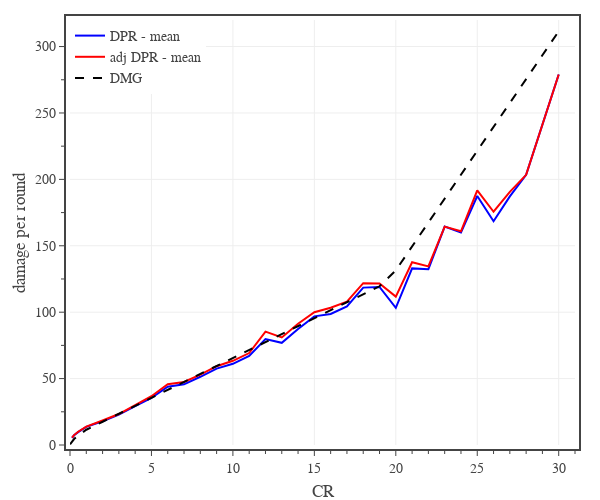

The notebook cell saved with this chart:
### Code cell
# Fig. 3a: plots monster DPR vs CR

# create figure
fig = go.Figure(
    layout=go.Layout(
        template=tfb.FIG_TEMPLATE,
        margin=dict(l=70, r=25, b=55, t=20, pad=4),
        xaxis=dict(
            title_text='CR',
            range=[0,31],
            tick0=0, dtick=5,
            minor=dict(tick0=0, dtick=1),
        ),
        yaxis=dict(
            title_text='damage per round',
            range=[0,320],
            tick0=0, dtick=50,
            minor=dict(tick0=0, dtick=25),
        ),
        legend=dict(
            xanchor='left', yanchor='top',
            x=0.00, y=1.00,
            orientation='v',
            tracegroupgap=0,
        )
    )
)

plot_confidence_interval(fig, df0, 0.0, 'CR', 'DPR', 'DPR', 'rgba(0, 0, 255, 1.0)', 'rgba(0, 0, 255, 0.3)')

plot_confidence_interval(fig, df0, 0.0, 'CR', 'adj DPR', 'adj DPR', 'rgba(255, 0, 0, 1.0)', 'rgba(255, 0, 0, 0.3)')

# plot reference line
fig.add_trace(go.Scatter(
    x=dfD.index, y=dfD['DPR Mean'],
    mode='lines', 
    name='DMG',
    line=dict(color='black', dash='dash'),
    hoverinfo='skip', 
))

# show figure
fig.update_layout(width=600, height=500)
fig.show(config=tfb.FIG_CONFIG)

# save figures
if SAVEFIGS:
    fig.update_layout(autosize=True, width=None, height=None)
    tfb.save_fig_html(fig, format='large', name='fig-dpr-vs-cr-large')
    tfb.save_fig_html(fig, format='small', name='fig-dpr-vs-cr-small')

### Figure 1 — Plotly figure (JSON) as saved in the notebook; plotly's stock layout.template omitted (floating-point values rounded to 4 significant figures)
{"data": [{"hovertemplate": "<b>DPR</b><br>CR %{x:,.0f}<br>Mean %{y:,.1f}<br><extra></extra>", "legendgroup": "DPR", "line": {"color": "rgba(0, 0, 255, 1.0)"}, "mode": "lines", "name": "DPR - mean", "type": "scatter", "x": [0.125, 0.25, 0.5, 1, 2, 3, 4, 5, 6, 7, 8, 9, 10, 11, 12, 13, 14, 15, 16, 17, 18, 19, 20, 21, 22, 23, 24, 25, 26, 27, 28, 30], "y": [5.422, 7.304, 9.706, 13.66, 17.87, 22.84, 29.21, 35.53, 43.85, 45.68, 51.37, 57.51, 61.15, 67.09, 79.78, 76.92, 87.33, 96.85, 98.64, 104.3, 118.5, 119.0, 103.3, 133.0, 132.4, 164.4, 160.0, 187.5, 168.5, 187.2, 203.4, 278.9]}, {"hovertemplate": "<b>adj DPR</b><br>CR %{x:,.0f}<br>Mean %{y:,.1f}<br><extra></extra>", "legendgroup": "adj DPR", "line": {"color": "rgba(255, 0, 0, 1.0)"}, "mode": "lines", "name": "adj DPR - mean", "type": "scatter", "x": [0.125, 0.25, 0.5, 1, 2, 3, 4, 5, 6, 7, 8, 9, 10, 11, 12, 13, 14, 15, 16, 17, 18, 19, 20, 21, 22, 23, 24, 25, 26, 27, 28, 30], "y": [5.481, 7.458, 9.993, 13.81, 18.42, 23.3, 30.05, 36.73, 45.73, 47.46, 53.03, 59.31, 63.39, 69.24, 85.36, 80.98, 91.27, 99.99, 103.3, 107.9, 121.8, 121.7, 111.7, 137.6, 134.5, 164.4, 160.9, 191.7, 175.6, 190.6, 203.4, 278.9]}, {"hoverinfo": "skip", "line": {"color": "black", "dash": "dash"}, "mode": "lines", "name": "DMG", "type": "scatter", "x": [0, 0.125, 0.25, 0.5, 1, 2, 3, 4, 5, 6, 7, 8, 9, 10, 11, 12, 13, 14, 15, 16, 17, 18, 19, 20, 21, 22, 23, 24, 25, 26, 27, 28, 29, 30], "y": [0.5, 2.5, 4.5, 7, 11.5, 17.5, 23.5, 29.5, 35.5, 41.5, 47.5, 53.5, 59.5, 65.5, 71.5, 77.5, 83.5, 89.5, 95.5, 101.5, 107.5, 113.5, 119.5, 131.5, 149.5, 167.5, 185.5, 203.5, 221.5, 239.5, 257.5, 275.5, 293.5, 311.5]}], "layout": {"height": 500, "legend": {"orientation": "v", "tracegroupgap": 0, "x": 0, "xanchor": "left", "y": 1, "yanchor": "top"}, "margin": {"b": 55, "l": 70, "pad": 4, "r": 25, "t": 20}, "width": 600, "xaxis": {"dtick": 5, "minor": {"dtick": 1, "tick0": 0}, "range": [0, 31], "tick0": 0, "title": {"text": "CR"}}, "yaxis": {"dtick": 50, "minor": {"dtick": 25, "tick0": 0}, "range": [0, 320], "tick0": 0, "title": {"text": "damage per round"}}}}
